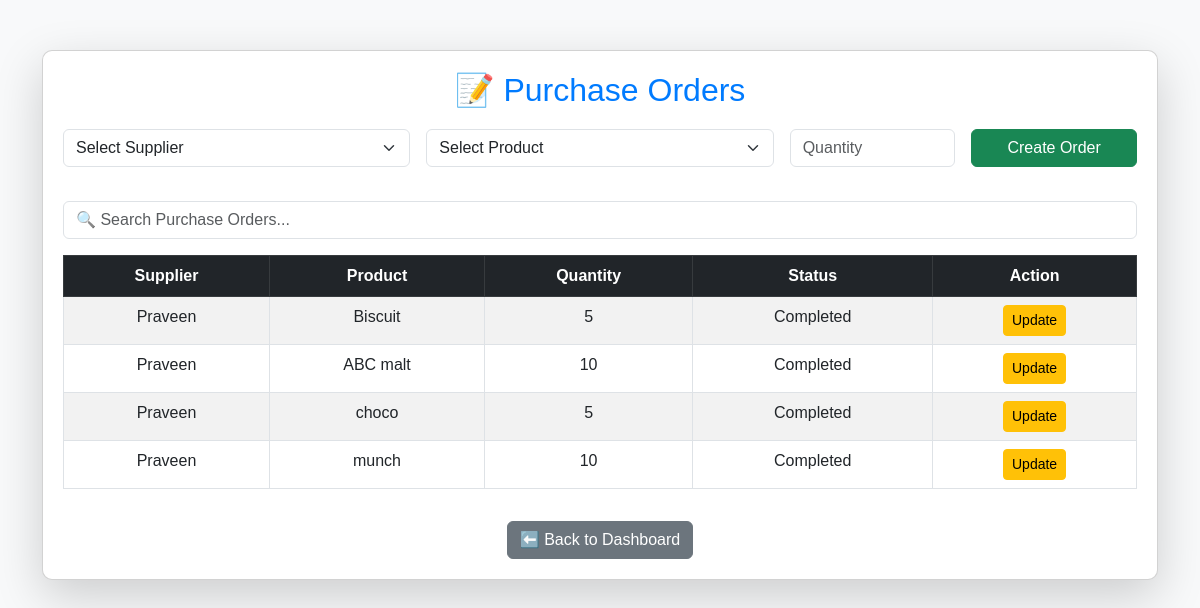
/purchase_orders.php (signed in), run on the app's committed database.
### tables this page shows
CREATE TABLE `purchase_orders` (
  `id` int NOT NULL AUTO_INCREMENT,
  `supplier_id` int DEFAULT NULL,
  `product_id` int DEFAULT NULL,
  `quantity` int NOT NULL,
  `status` enum('Pending','Completed') DEFAULT 'Pending',
  `created_at` timestamp NULL DEFAULT CURRENT_TIMESTAMP,
  `total_price` decimal(10,2) NOT NULL DEFAULT '0.00',
  PRIMARY KEY (`id`),
  KEY `supplier_id` (`supplier_id`),
  KEY `product_id` (`product_id`),
  CONSTRAINT `purchase_orders_ibfk_1` FOREIGN KEY (`supplier_id`) REFERENCES `suppliers` (`id`),
  CONSTRAINT `purchase_orders_ibfk_2` FOREIGN KEY (`product_id`) REFERENCES `products` (`id`)
);

CREATE TABLE `suppliers` (
  `id` int NOT NULL AUTO_INCREMENT,
  `name` varchar(255) NOT NULL,
  `phone` varchar(20) DEFAULT NULL,
  `email` varchar(255) DEFAULT NULL,
  `address` text,
  `created_at` timestamp NULL DEFAULT CURRENT_TIMESTAMP,
  PRIMARY KEY (`id`)
);

CREATE TABLE `products` (
  `id` int NOT NULL AUTO_INCREMENT,
  `name` varchar(255) NOT NULL,
  `price` decimal(10,2) NOT NULL,
  `quantity` int NOT NULL,
  `supplier` varchar(255) NOT NULL,
  `created_at` timestamp NULL DEFAULT CURRENT_TIMESTAMP,
  `barcode` varchar(255) DEFAULT NULL,
  `category` varchar(255) NOT NULL,
  `image` varchar(255) DEFAULT NULL,
  PRIMARY KEY (`id`),
  UNIQUE KEY `barcode` (`barcode`)
);

### purchase_orders.php (the view, shortened to what this page needs)
<?php
include 'db.php';
$orders = $conn->query("SELECT po.id, s.name AS supplier, p.name AS product, po.quantity, po.status
                        FROM purchase_orders po
                        JOIN suppliers s ON po.supplier_id = s.id
                        JOIN products p ON po.product_id = p.id");
?>
<!DOCTYPE html>
<html lang="en">
<head>
    <link rel="stylesheet" href="https://cdn.jsdelivr.net/npm/bootstrap@5.3.0/dist/css/bootstrap.min.css">
</head>
<body class="bg-light">
<div class="container">
    <div class="card shadow-lg">
        <h2 class="text-center">📝 Purchase Orders</h2>
        <form method="POST" class="row g-3 mb-4">
            <div class="col-md-4">
                <select name="supplier_id" class="form-select" required>
                    <option value="">Select Supplier</option>
                </select>
            </div>
            <div class="col-md-4">
                <select name="product_id" class="form-select" required>
                    <option value="">Select Product</option>
                </select>
            </div>
            <div class="col-md-2">
                <input type="number" name="quantity" class="form-control" placeholder="Quantity" required>
            </div>
            <div class="col-md-2">
                <button type="submit" class="btn btn-success w-100">Create Order</button>
            </div>
        </form>
        <div class="mb-3">
            <input type="text" id="searchInput" class="form-control" placeholder="🔍 Search Purchase Orders...">
        </div>
        <table class="table table-bordered table-striped text-center" id="ordersTable">
    <thead class="table-dark">
        <tr>
            <th>Supplier</th>
            <th>Product</th>
            <th>Quantity</th>
            <th>Status</th>
            <th>Action</th>
        </tr>
    </thead>
    <tbody>
        <?php while ($row = $orders->fetch_assoc()) { ?>
        <tr>
            <td><?php echo htmlspecialchars($row['supplier']); ?></td>
            <td><?php echo htmlspecialchars($row['product']); ?></td>
            <td><?php echo $row['quantity']; ?></td>
            <td><?php echo htmlspecialchars($row['status']); ?></td>
            <td>
                <a href="update_purchase_order.php?id=<?php echo $row['id']; ?>" class="btn btn-warning btn-sm">Update</a>
            </td>
        </tr>
        <?php } ?>
    </tbody>
</table>
        <div class="text-center mt-3">
            <a href="admin_dashboard.php" class="btn btn-secondary">⬅️ Back to Dashboard</a>
        </div>
    </div>
</div>
</body>
</html>

### purchase_orders.php (style rules this page uses)
body { background-color: #f8f9fa; font-family: 'Poppins', sans-serif; }
.container { margin-top: 50px; }
.card { padding: 20px; border-radius: 10px; box-shadow: 0 5px 15px rgba(0,0,0,0.1); }
h2 { text-align: center; color: #007bff; margin-bottom: 20px; }
.g-3 > .col-md-4, .g-3 > .col-md-2 { margin-bottom: 10px; }
.table thead { background-color: #343a40; color: #fff; }

### data on the page
purchase_orders: supplier.name "Praveen", product.name "Biscuit", quantity "5", status "Completed"
purchase_orders: supplier.name "Praveen", product.name "ABC malt", quantity "10", status "Completed"
purchase_orders: supplier.name "Praveen", product.name "choco", quantity "5", status "Completed"
purchase_orders: supplier.name "Praveen", product.name "munch", quantity "10", status "Completed"
